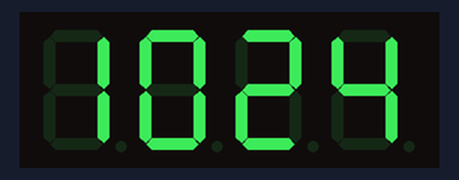
Bench run of a sketch on a simulated ESP8266 (Wemos D1 mini). Shown: 4-digit seven-segment display. WiFi joins after 1.5 s; servers stay silent unless stated; network time is answered at once with the bench clock; the local clock reads 2024-03-15 10:24:30 at power-on unless the sketch sets it; what the sketch prints to the serial monitor is not drawn.

Above: at 2.1 s.
At 65.4 s:
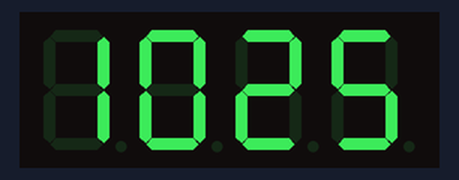
At 127.2 s:
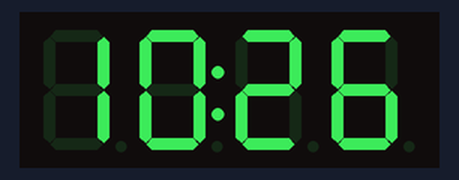

The sketch:

ntp_7segmentTM1637_WemosWiFi.ino
```cpp
/*	 This code uses the Wemos D1 mini and gets the current time from NTP server
   	display it on the TM1367 7 segment display.

	This Wemos module connects to the WiFi router at home and hooks to
	NTP server collects the time every minute.

	Enhancements : To set the time to RTC and not read from NTP all the time.

	The Digital I/O pins of wemos are D1,D2 and D3, D4 connected to CLK and DIO of the TM1637 display .

	! One of the feature of this code is that the colon on the display blinks.
*/

#include <Arduino.h>
#include <TM1637Display.h>
#include <NTPClient.h>
// change next line to use with another board/shield
#include <ESP8266WiFi.h>
//#include <WiFi.h> // for WiFi shield
//#include <WiFi101.h> // for WiFi 101 shield or MKR1000
#include <WiFiUdp.h>

// Module connection pins (Digital Pins)
#define CLK D3
#define DIO D4

#define CLK_2 D1
#define DIO_2 D2

const char *ssid     = "SSID";
const char *password = "Password";

// The amount of time (in milliseconds) between tests
#define TEST_DELAY   500

const uint8_t SEG_DONE[] = {
	SEG_B | SEG_C | SEG_D | SEG_E | SEG_G,           // d
	SEG_A | SEG_B | SEG_C | SEG_D | SEG_E | SEG_F,   // O
	SEG_C | SEG_E | SEG_G,                           // n
	SEG_A | SEG_D | SEG_E | SEG_F | SEG_G            // E
	};

TM1637Display display(CLK, DIO);

TM1637Display display_2(CLK_2, DIO_2);

WiFiUDP ntpUDP;

// Note the 19800 = 5.5 hrs X 3600 in the third argument.
// This is for IST.
NTPClient timeClient(ntpUDP,"europe.pool.ntp.org", 19800, 60000);

String timestr;
String hourStamp, minStamp, hourminStamp;
String minsec;

void setup()
{

  Serial.begin(9600);

  WiFi.begin(ssid, password);

  while ( WiFi.status() != WL_CONNECTED ) {
    delay ( 500 );
    Serial.print ( "." );
  }

  timeClient.begin();
}

void loop()
{
  int k;
  uint8_t data[] = { 0xff, 0xff, 0xff, 0xff };
  uint8_t blank[] = { 0x00, 0x00, 0x00, 0x00 };
  display.setBrightness(0x00);
  display_2.setBrightness(0x00);
  delay(TEST_DELAY);

   timeClient.update();

  Serial.println(timeClient.getFormattedTime());
  timestr =   timeClient.getFormattedTime();
  int splitT = timestr.indexOf(":");
  hourStamp = timestr.substring(0, splitT);
  //Serial.print("Time ");
  //Serial.print (atoi(hourStamp.c_str()));
  minsec= timestr.substring ( splitT+1, timestr.length());
  //Serial.print (" minsec = ");
  //Serial.print ( minsec );
  splitT = minsec.indexOf(":");
  minStamp = minsec.substring(0, splitT);
  //Serial.print(" Min ");
  //Serial.println (atoi(minStamp.c_str()));
  hourminStamp = hourStamp + minStamp;
  Serial.println ( hourminStamp );
  display.setBrightness(0x0A);

  display.showNumberDec(atoi(hourminStamp.c_str()), true); // Expect: 0301
  delay ( TEST_DELAY);
  display.showNumberDecEx(atoi(hourminStamp.c_str()), (0x80 >> 1), true);
  delay(1000);
}
```
